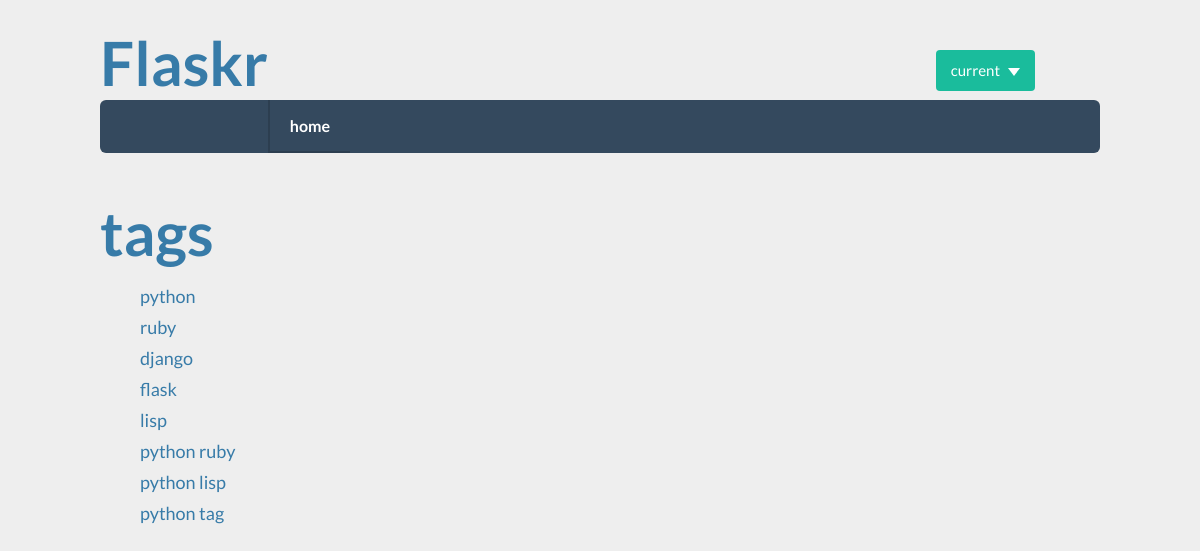
Page /tags on the earlier database version.
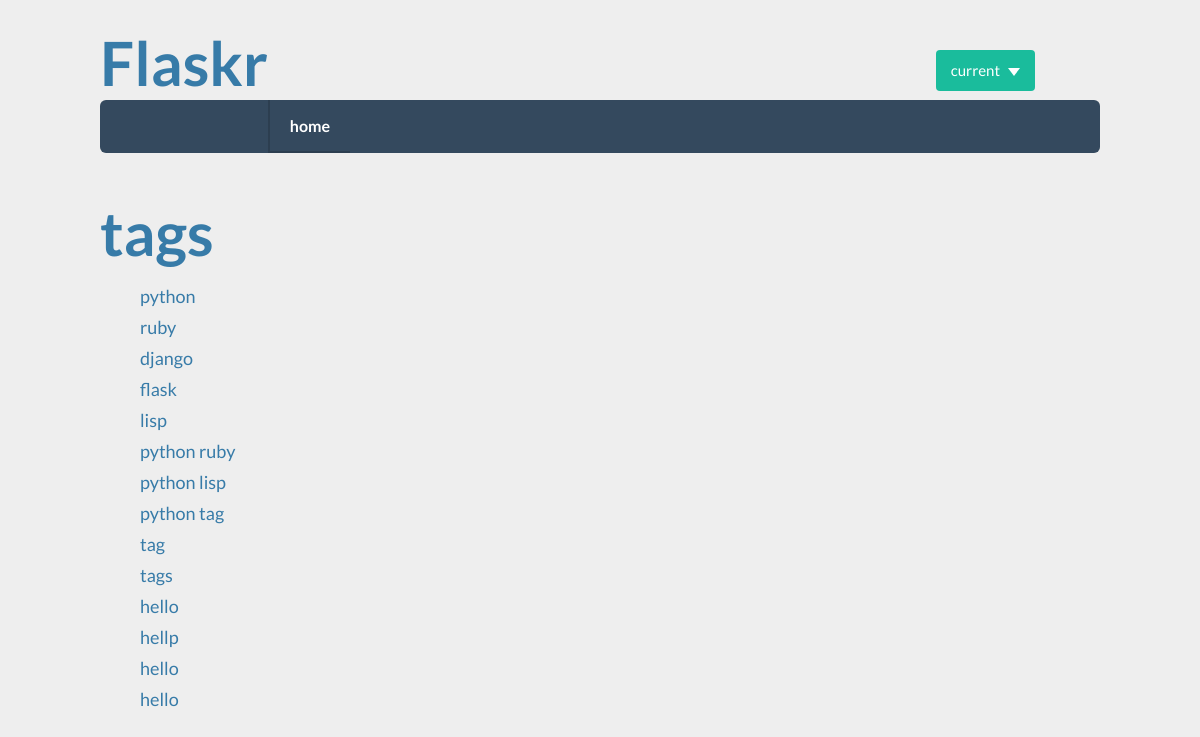
Same page on the later database version.
### app/models.py (models this page shows, shortened)
class Tag(db.Model):
    id = db.Column(db.Integer, primary_key=True)
    content = db.Column(db.String(100))
    posts = db.relationship('Post', secondary=tag_post,
                            backref=db.backref('posts', lazy='dynamic'))

### app/views.py (the view)
@app.route('/tags')
def tags():
    tags = Tag.query.all()
    return render_template('tags.html', tags=tags)

### app/templates/tags.html
{% extends "base.html" %}
{% block content %}
  <h1>tags</h1>
  <ul class=entries>
  {% for tag in tags %}
  	<li><a href="{{ url_for('post_by_tag', tag=tag.content, tagid=tag.id) }}">{{ tag.content }}</a></li>
  {% endfor %}
  </ul>
{% endblock %}

### app/templates/base.html (shortened to what this page needs)
<!doctype html>
<html>
  <head>
    <link href="{{ url_for('static', filename='bootstrap/css/bootstrap.css') }}" rel="stylesheet">
    <link href="{{ url_for('static', filename='css/flat-ui.css') }}" rel="stylesheet">
    <link rel=stylesheet type=text/css href="{{ url_for('static', filename='css/style.css') }}">
  </head>
  <body>
    <div id="container">
      <header>
        <div id="siteinfo">
          <h1 id="sitetitle"><a href="{{ url_for('index') }}">Flaskr</a></h1>
          <div id="sitesetting">
            <div class="dropdown">
              <button class="btn btn-primary dropdown-toggle" data-toggle="dropdown">current<span class="caret"></span></button>
            </div>
          </div>
        </div>
        <div class="navbar navbar-inverse">
          <ul class="nav navbar-nav">
            <li><a href="{{ url_for('index') }}">home</a>
          </ul>
        </div>
      </header>
      {% block content %}{% endblock %}
    </div>
  </body>
</html>

### app/static/css/flat-ui.css (style rules this page uses)
body { font-family: "Lato", Helvetica, Arial, sans-serif; font-size: 18px; line-height: 1.72222; color: #34495e; background-color: #ffffff; }
a { color: #16a085; text-decoration: none; -webkit-transition: 0.25s; transition: 0.25s; }
h1, h2, h3, h4, h5, h6, .h1, .h2, .h3, .h4, .h5, .h6 { font-family: "Lato", Helvetica, Arial, sans-serif; font-weight: 700; line-height: 1.1; color: inherit; }
h1, h2, h3 { margin-top: 30px; margin-bottom: 15px; }
h1, .h1 { font-size: 61px; }
ul, ol { margin-bottom: 15px; }
.btn { border: none; font-size: 15px; font-weight: normal; line-height: 1.4; border-radius: 4px; padding: 10px 15px; -webkit-font-smoothing: subpixel-antialiased; -webkit-transition: 0.25s linear; transition: 0.25s linear; }
.btn-primary { color: #ffffff; background-color: #1abc9c; }
.btn-primary .caret, .btn-success .caret, .btn-warning .caret, .btn-danger .caret, .btn-info .caret { border-top-color: #ffffff; }
.dropdown-toggle .caret { margin-left: 8px; }
.caret { border-width: 8px 6px; border-bottom-color: #34495e; border-top-color: #34495e; border-style: solid; border-bottom-style: none; -webkit-transition: 0.25s; transition: 0.25s; -webkit-transform: scale(1.001); -ms-transform: scale(1.001); transform: scale(1.001); }
.navbar { font-size: 16px; border-radius: 6px; border: none; }
.navbar .nav { margin-right: 0; display: inline-block; float: left; }
.navbar .nav > li { position: relative; display: inline-block; }
.navbar .nav > li:first-child { border-radius: 6px 6px 0 0; }
.navbar .nav > li:last-child { border-radius: 0 0 6px 6px; }
.navbar .nav > li > a { color: #526476; display: inline-block; font-weight: 700; font-size: 15px; line-height: 28px; padding: 22px 20px; text-shadow: none; -webkit-transition: background-color .25s, color .25s, border-bottom-color .25s; transition: background-color .25s, color .25s, border-bottom-color .25s; }
.navbar-inverse { background: #34495e; font-size: 17px; }
.navbar-inverse .nav > li:first-child > a { border-left: none; }
.navbar-inverse .nav > li > a { font-size: 16px; border-bottom: 2px solid #2c3e50; border-left: 2px solid #2c3e50 !important; color: #ffffff; padding: 16px 20px 15px; line-height: 20px; }

### app/static/css/style.css (style rules this page uses)
body { font-family: 'Georgia' sans-serif; background: #eee; }
a, h1, h2 { color: #377BA8; }
ul li { list-style: none; }
#container { width: 1000px; margin: 0 auto; }
header { height: 170px; }
#siteinfo { height: 100px; z-index: 99999; }
#sitetitle { display: inline; float: left; }
#sitesetting { float: right; margin: 50px 65px; }
.navbar { z-index: 0; }

Differences in the rows shown:
added Tag: content "tag"
added Tag: content "tags"
added Tag: content "hello"
added Tag: content "hellp"
added Tag: content "hello"
added Tag: content "hello"
